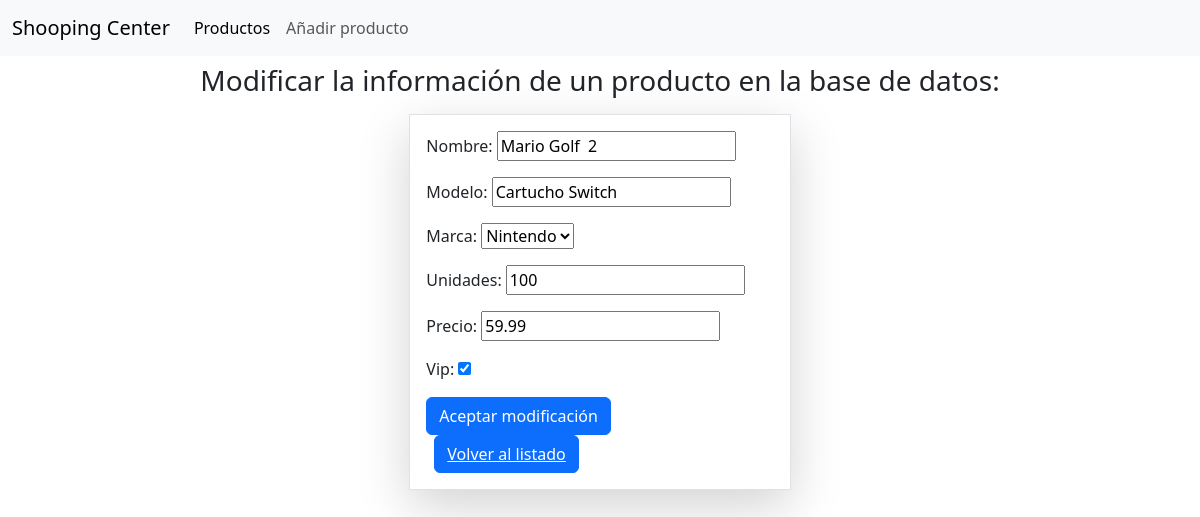
Page /provisional/admin/productos/1/edicion on the committed database.
### provisional/models.py (models this page shows, shortened)
class Producto(models.Model):
    nombre = models.CharField(max_length=150)
    modelo = models.CharField(max_length=150)
    marca = models.ForeignKey(Marca, on_delete=models.PROTECT)
    unidades = models.PositiveIntegerField(validators=[MinValueValidator(0)])
    precio = models.DecimalField(max_digits=14, decimal_places=2, validators=[MinValueValidator(0)])
    vip = models.BooleanField(default=False)
    class Meta:
        unique_together = ['marca', 'modelo']

class Marca(models.Model):
    nombre = models.CharField(max_length=150)
    def __str__(self):
        return self.nombre

### provisional/views.py (the view)
# urls.py: path('provisional/admin/productos/<pk>/edicion', Editar.as_view(), name='edicion'),
class Editar(UpdateView):
    model = Producto
    template_name = "producto/editar.html"
    fields = ['nombre', 'modelo', 'marca', 'unidades', 'precio', 'vip']
    success_url = reverse_lazy('listado')

### provisional/templates/producto/editar.html
{% extends 'base.html' %} {% block content %}
<div class="text-center py-2">
  <h3 class="mx-3">Modificar la información de un producto en la base de datos:</h3>
</div>
<div class="row d-flex justify-content-center mx-3">
  <div class="col-4 border border-radious-3 shadow-lg p-3">
    <form action="{% url 'edicion' producto.pk  %}" method="post">
      {% csrf_token %} {{ form.as_p }}
      <button type="submit" class="btn btn-primary">Aceptar modificación</button>
      <button type="button" class="btn btn-primary mx-2"><a class="text-white" href="{% url 'listado' %}">Volver al listado</a></button>
    </form>
  </div>
</div>
{% endblock %}

### rows in the picture
Producto: nombre "Mario Golf 2", modelo "Cartucho Switch", marca "Nintendo", unidades "100", precio "59.99", vip "☑"
